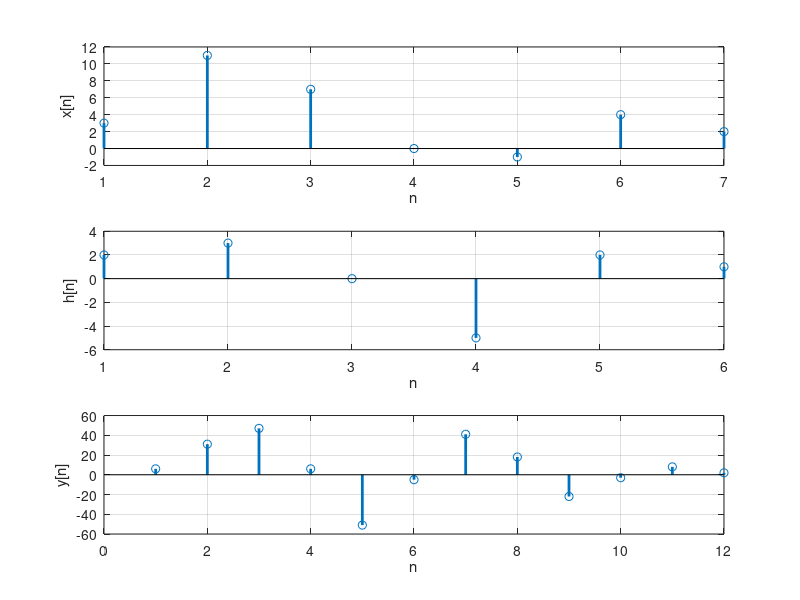
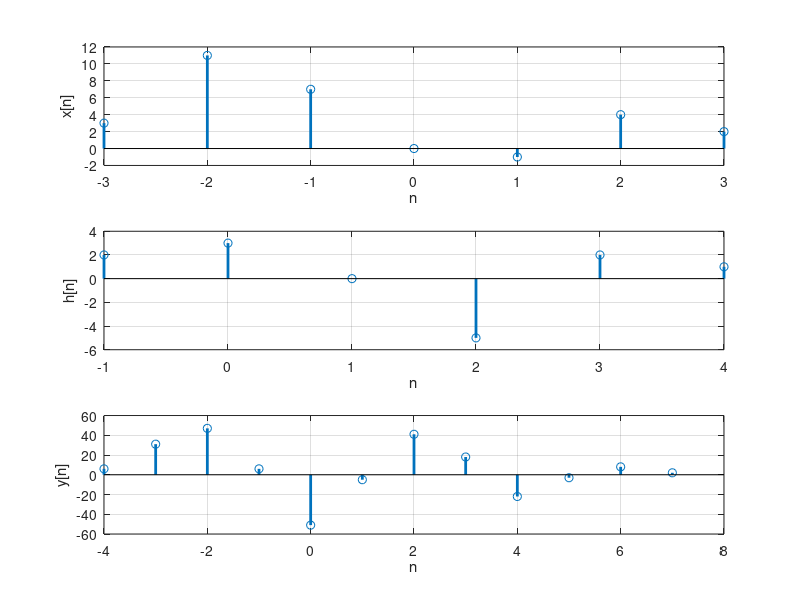
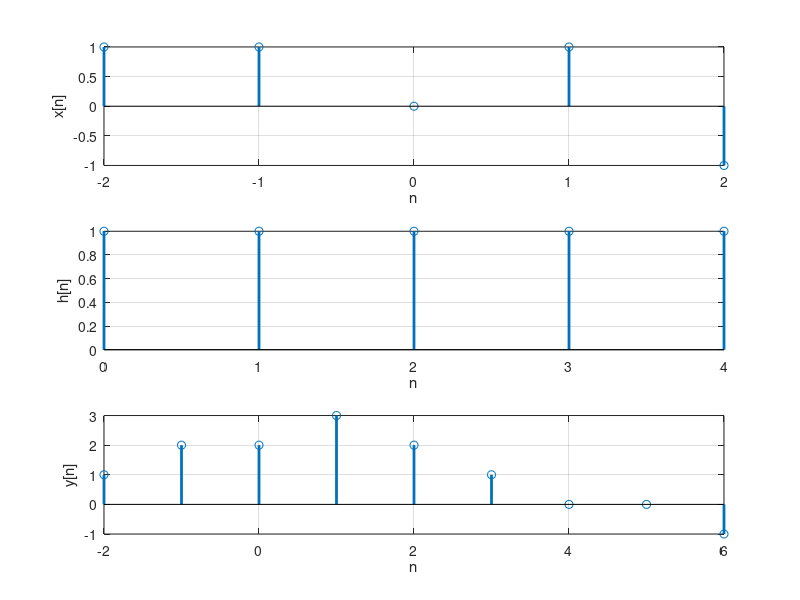

Reproduce these figures in MATLAB, in order.
% ECE 4750 
% Practice on Covolution.
% This code is written by Dr. Shekaramiz from UVU.
% Borrowed from Ingle and Proakis with some modification.
% Ver1: 2/13/2021
clc, clear; close all
% --------------------------------------------
% Example 1.
 % x[n]=3*delta[n]+11*delta[n-1]+7*delta[n-2]-delta[n-4]+4*delta[n-5]+2*delta[n-6]
% Filter (Impulse Response): 
% h[n]=2*delta[n]+3*delta[n-1]-5*delta[n-3]+2*delta[n-4]+delta[n-5]
x=[ 3 11 7 0 -1 4 2];
h=[ 2 3 0 -5 2 1];
y=conv(x,h);
disp(y);
figure; subplot(311); stem(x,'LineWidth',2); xlabel('n');ylabel('x[n]'); grid
subplot(312); stem(h,'LineWidth',2); xlabel('n');ylabel('h[n]'); grid
subplot(313); stem(y,'LineWidth',2); xlabel('n');ylabel('y[n]'); grid
% --------------------------------------------
% Example 2.
% Case: The input sequence and the filter sequence start at different times.
% Input: 
% x[n]=3*delta[n+3]+11*delta[n+2]+7*delta[n+1]-delta[n-1]+4*delta[n-2]+2*delta[n-3]
% Filter (Impulse Response): 
% h[n]=2*delta[n+1]+3*delta[n]-5*delta[n-2]+2*delta[n-3]+delta[n-4]

% Find and plot the output of using convolution.
% Note: Becareful about the time samples of the output.
x=[ 3 11 7 0 -1 4 2];
h=[ 2 3 0 -5 2 1];
n_x = -3: 3;
n_h = -1: 4;
n_y_begin = n_x(1)+n_h(1);
n_y_end = length(x)+length(h)+n_y_begin-2;
n_y = n_y_begin : n_y_end;
y=conv(x,h);
disp(y);
figure; subplot(311); stem(n_x,x,'LineWidth',2); xlabel('n');ylabel('x[n]'); grid
subplot(312); stem(n_h,h,'LineWidth',2); xlabel('n');ylabel('h[n]'); grid
subplot(313); stem(n_y,y,'LineWidth',2); xlabel('n');ylabel('y[n]'); grid
% --------------------------------------------
% Example 3.
% Case: The input sequence and the filter sequence start at different times.
% Input: 
% x[n]=delta[n+2]+delta[n+1]+delta[n-1]-delta[n-2]
% Filter (Impulse Response): 
% h[n]=u[n]-u[n-5]
% = delta[n]+delta[n-1]+delta[n-2]+delta[n-3]+delta[n-4]

% Find and plot the output of using convolution.
% Note: Becareful about the time samples of the output.
x=[ 1 1 0 1 -1];
h=[ 1 1 1 1 1];
n_x = -2: 2;
n_h = 0: 4;
n_y_begin = n_x(1)+n_h(1);
n_y_end = length(x)+length(h)+n_y_begin-2;
n_y = n_y_begin : n_y_end;
y=conv(x,h);
disp(y);
figure; subplot(311); stem(n_x,x,'LineWidth',2); xlabel('n');ylabel('x[n]'); grid
subplot(312); stem(n_h,h,'LineWidth',2); xlabel('n');ylabel('h[n]'); grid
subplot(313); stem(n_y,y,'LineWidth',2); xlabel('n');ylabel('y[n]'); grid
% -------------------------------
% Class Practice 1:
% Input: 
% x[n]=delta[n+4]+5*delta[n+2]+delta[n]-delta[n-1]+2*delta[n-2]
% Filter (Impulse Response): 
% h[n]=delta[n+1]+2*delta[n]-2*delta[n-1]+2*delta[n-3]
% Find and plot the output of using convolution. Also, plot the 
% input sequence and the impulse sequence using 'stem' function.
% Use subplot to show all the plots in the same figure.






% -------------------------------
% Class Practice 2:
% Create a function that computes and plots the convolution of 
% any finte input sequence and any finite impulse response.
% The inputs should be (x,h,n_x,n_h). Refer to the above examples.


